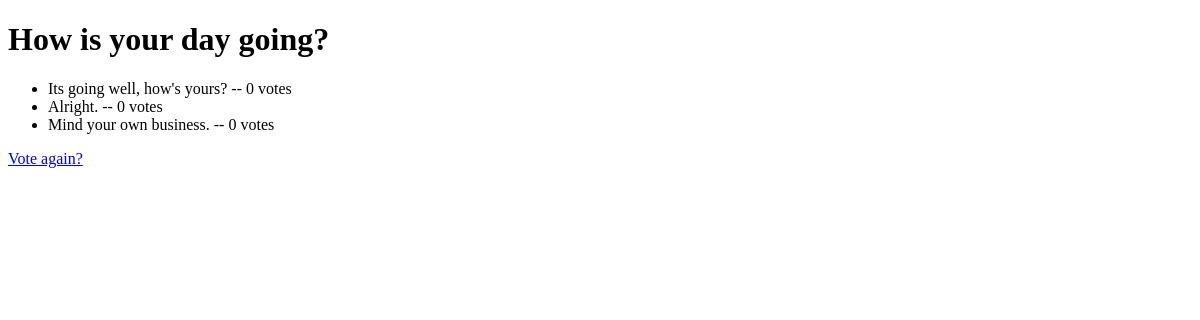
Page /3/results/ on the earlier database version.
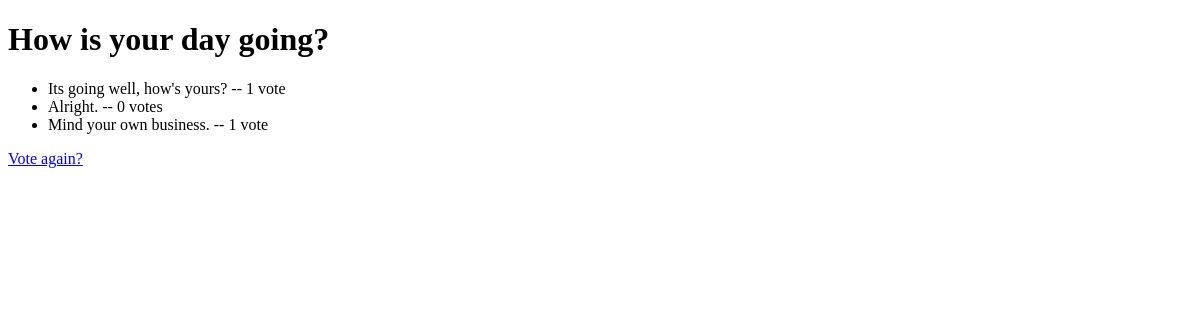
Same page on the later database version.
### polls/models.py (models this page shows, shortened)
class Choice(models.Model):
    question = models.ForeignKey(Question, on_delete=models.CASCADE)
    choice_text = models.CharField(max_length=200)
    votes = models.IntegerField(default=0)

### polls/views.py (the view)
# urls.py: path('<int:pk>/results/', views.ResultsView.as_view(), name='results'),
class ResultsView(generic.DetailView):
    model = Question
    template_name = 'polls/results.html'

### polls/templates/polls/results.html (shortened to what this page needs)
<!DOCTYPE html>
<html lang="en">
<head>
</head>
<body>
    <h1>{{ question.question_text }}</h1>
    <ul>
        {% for choice in question.choice_set.all %}
        <li>
            {{ choice.choice_text }} -- {{ choice.votes }} vote{{ choice.votes|pluralize }}
        </li>
        {% endfor %}
    </ul>
    <a href="{% url 'polls:detail' question.id %}">Vote again?</a>
</body>
</html>

Differences in the rows shown:
changed Choice "Its going well, how's yours?": votes "0" → "1"
changed Choice "Mind your own business.": votes "0" → "1"
